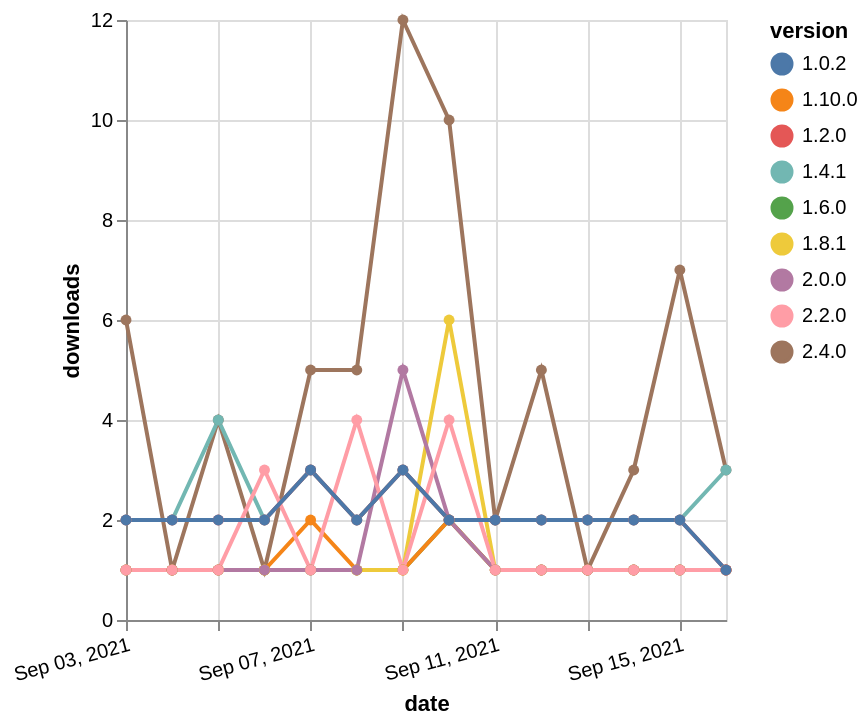

Write the Vega-Lite specification saved for this chart.
### Vega-Lite specification from a JSON file in a GitHub repository (floating-point values rounded to 4 significant figures)
{"$schema": "https://vega.github.io/schema/vega-lite/v5.json", "description": "A simple bar chart with embedded data.", "data": {"values": [{"date": "2021-09-03", "total": 515, "delta": 1, "version": "1.6.0"}, {"date": "2021-09-04", "total": 516, "delta": 1, "version": "1.6.0"}, {"date": "2021-09-05", "total": 517, "delta": 1, "version": "1.6.0"}, {"date": "2021-09-06", "total": 518, "delta": 1, "version": "1.6.0"}, {"date": "2021-09-07", "total": 519, "delta": 1, "version": "1.6.0"}, {"date": "2021-09-08", "total": 520, "delta": 1, "version": "1.6.0"}, {"date": "2021-09-09", "total": 521, "delta": 1, "version": "1.6.0"}, {"date": "2021-09-10", "total": 523, "delta": 2, "version": "1.6.0"}, {"date": "2021-09-11", "total": 524, "delta": 1, "version": "1.6.0"}, {"date": "2021-09-12", "total": 525, "delta": 1, "version": "1.6.0"}, {"date": "2021-09-13", "total": 526, "delta": 1, "version": "1.6.0"}, {"date": "2021-09-14", "total": 527, "delta": 1, "version": "1.6.0"}, {"date": "2021-09-15", "total": 528, "delta": 1, "version": "1.6.0"}, {"date": "2021-09-16", "total": 529, "delta": 1, "version": "1.6.0"}, {"date": "2021-09-03", "total": 274, "delta": 6, "version": "2.4.0"}, {"date": "2021-09-04", "total": 275, "delta": 1, "version": "2.4.0"}, {"date": "2021-09-05", "total": 279, "delta": 4, "version": "2.4.0"}, {"date": "2021-09-06", "total": 280, "delta": 1, "version": "2.4.0"}, {"date": "2021-09-07", "total": 285, "delta": 5, "version": "2.4.0"}, {"date": "2021-09-08", "total": 290, "delta": 5, "version": "2.4.0"}, {"date": "2021-09-09", "total": 302, "delta": 12, "version": "2.4.0"}, {"date": "2021-09-10", "total": 312, "delta": 10, "version": "2.4.0"}, {"date": "2021-09-11", "total": 314, "delta": 2, "version": "2.4.0"}, {"date": "2021-09-12", "total": 319, "delta": 5, "version": "2.4.0"}, {"date": "2021-09-13", "total": 320, "delta": 1, "version": "2.4.0"}, {"date": "2021-09-14", "total": 323, "delta": 3, "version": "2.4.0"}, {"date": "2021-09-15", "total": 330, "delta": 7, "version": "2.4.0"}, {"date": "2021-09-16", "total": 333, "delta": 3, "version": "2.4.0"}, {"date": "2021-09-03", "total": 343, "delta": 1, "version": "1.10.0"}, {"date": "2021-09-04", "total": 344, "delta": 1, "version": "1.10.0"}, {"date": "2021-09-05", "total": 345, "delta": 1, "version": "1.10.0"}, {"date": "2021-09-06", "total": 346, "delta": 1, "version": "1.10.0"}, {"date": "2021-09-07", "total": 348, "delta": 2, "version": "1.10.0"}, {"date": "2021-09-08", "total": 349, "delta": 1, "version": "1.10.0"}, {"date": "2021-09-09", "total": 350, "delta": 1, "version": "1.10.0"}, {"date": "2021-09-10", "total": 352, "delta": 2, "version": "1.10.0"}, {"date": "2021-09-11", "total": 353, "delta": 1, "version": "1.10.0"}, {"date": "2021-09-12", "total": 354, "delta": 1, "version": "1.10.0"}, {"date": "2021-09-13", "total": 355, "delta": 1, "version": "1.10.0"}, {"date": "2021-09-14", "total": 356, "delta": 1, "version": "1.10.0"}, {"date": "2021-09-15", "total": 357, "delta": 1, "version": "1.10.0"}, {"date": "2021-09-16", "total": 358, "delta": 1, "version": "1.10.0"}, {"date": "2021-09-03", "total": 313, "delta": 1, "version": "1.8.1"}, {"date": "2021-09-04", "total": 314, "delta": 1, "version": "1.8.1"}, {"date": "2021-09-05", "total": 315, "delta": 1, "version": "1.8.1"}, {"date": "2021-09-06", "total": 316, "delta": 1, "version": "1.8.1"}, {"date": "2021-09-07", "total": 317, "delta": 1, "version": "1.8.1"}, {"date": "2021-09-08", "total": 318, "delta": 1, "version": "1.8.1"}, {"date": "2021-09-09", "total": 319, "delta": 1, "version": "1.8.1"}, {"date": "2021-09-10", "total": 325, "delta": 6, "version": "1.8.1"}, {"date": "2021-09-11", "total": 326, "delta": 1, "version": "1.8.1"}, {"date": "2021-09-12", "total": 327, "delta": 1, "version": "1.8.1"}, {"date": "2021-09-13", "total": 328, "delta": 1, "version": "1.8.1"}, {"date": "2021-09-14", "total": 329, "delta": 1, "version": "1.8.1"}, {"date": "2021-09-15", "total": 330, "delta": 1, "version": "1.8.1"}, {"date": "2021-09-16", "total": 331, "delta": 1, "version": "1.8.1"}, {"date": "2021-09-03", "total": 2385, "delta": 2, "version": "1.4.1"}, {"date": "2021-09-04", "total": 2387, "delta": 2, "version": "1.4.1"}, {"date": "2021-09-05", "total": 2391, "delta": 4, "version": "1.4.1"}, {"date": "2021-09-06", "total": 2393, "delta": 2, "version": "1.4.1"}, {"date": "2021-09-07", "total": 2396, "delta": 3, "version": "1.4.1"}, {"date": "2021-09-08", "total": 2398, "delta": 2, "version": "1.4.1"}, {"date": "2021-09-09", "total": 2401, "delta": 3, "version": "1.4.1"}, {"date": "2021-09-10", "total": 2403, "delta": 2, "version": "1.4.1"}, {"date": "2021-09-11", "total": 2405, "delta": 2, "version": "1.4.1"}, {"date": "2021-09-12", "total": 2407, "delta": 2, "version": "1.4.1"}, {"date": "2021-09-13", "total": 2409, "delta": 2, "version": "1.4.1"}, {"date": "2021-09-14", "total": 2411, "delta": 2, "version": "1.4.1"}, {"date": "2021-09-15", "total": 2413, "delta": 2, "version": "1.4.1"}, {"date": "2021-09-16", "total": 2416, "delta": 3, "version": "1.4.1"}, {"date": "2021-09-03", "total": 766, "delta": 1, "version": "2.0.0"}, {"date": "2021-09-04", "total": 767, "delta": 1, "version": "2.0.0"}, {"date": "2021-09-05", "total": 768, "delta": 1, "version": "2.0.0"}, {"date": "2021-09-06", "total": 769, "delta": 1, "version": "2.0.0"}, {"date": "2021-09-07", "total": 770, "delta": 1, "version": "2.0.0"}, {"date": "2021-09-08", "total": 771, "delta": 1, "version": "2.0.0"}, {"date": "2021-09-09", "total": 776, "delta": 5, "version": "2.0.0"}, {"date": "2021-09-10", "total": 778, "delta": 2, "version": "2.0.0"}, {"date": "2021-09-11", "total": 779, "delta": 1, "version": "2.0.0"}, {"date": "2021-09-12", "total": 780, "delta": 1, "version": "2.0.0"}, {"date": "2021-09-13", "total": 781, "delta": 1, "version": "2.0.0"}, {"date": "2021-09-14", "total": 782, "delta": 1, "version": "2.0.0"}, {"date": "2021-09-15", "total": 783, "delta": 1, "version": "2.0.0"}, {"date": "2021-09-16", "total": 784, "delta": 1, "version": "2.0.0"}, {"date": "2021-09-03", "total": 974, "delta": 1, "version": "2.2.0"}, {"date": "2021-09-04", "total": 975, "delta": 1, "version": "2.2.0"}, {"date": "2021-09-05", "total": 976, "delta": 1, "version": "2.2.0"}, {"date": "2021-09-06", "total": 979, "delta": 3, "version": "2.2.0"}, {"date": "2021-09-07", "total": 980, "delta": 1, "version": "2.2.0"}, {"date": "2021-09-08", "total": 984, "delta": 4, "version": "2.2.0"}, {"date": "2021-09-09", "total": 985, "delta": 1, "version": "2.2.0"}, {"date": "2021-09-10", "total": 989, "delta": 4, "version": "2.2.0"}, {"date": "2021-09-11", "total": 990, "delta": 1, "version": "2.2.0"}, {"date": "2021-09-12", "total": 991, "delta": 1, "version": "2.2.0"}, {"date": "2021-09-13", "total": 992, "delta": 1, "version": "2.2.0"}, {"date": "2021-09-14", "total": 993, "delta": 1, "version": "2.2.0"}, {"date": "2021-09-15", "total": 994, "delta": 1, "version": "2.2.0"}, {"date": "2021-09-16", "total": 995, "delta": 1, "version": "2.2.0"}, {"date": "2021-09-03", "total": 2704, "delta": 2, "version": "1.2.0"}, {"date": "2021-09-04", "total": 2706, "delta": 2, "version": "1.2.0"}, {"date": "2021-09-05", "total": 2708, "delta": 2, "version": "1.2.0"}, {"date": "2021-09-06", "total": 2710, "delta": 2, "version": "1.2.0"}, {"date": "2021-09-07", "total": 2713, "delta": 3, "version": "1.2.0"}, {"date": "2021-09-08", "total": 2715, "delta": 2, "version": "1.2.0"}, {"date": "2021-09-09", "total": 2718, "delta": 3, "version": "1.2.0"}, {"date": "2021-09-10", "total": 2720, "delta": 2, "version": "1.2.0"}, {"date": "2021-09-11", "total": 2722, "delta": 2, "version": "1.2.0"}, {"date": "2021-09-12", "total": 2724, "delta": 2, "version": "1.2.0"}, {"date": "2021-09-13", "total": 2726, "delta": 2, "version": "1.2.0"}, {"date": "2021-09-14", "total": 2728, "delta": 2, "version": "1.2.0"}, {"date": "2021-09-15", "total": 2730, "delta": 2, "version": "1.2.0"}, {"date": "2021-09-16", "total": 2731, "delta": 1, "version": "1.2.0"}, {"date": "2021-09-03", "total": 2572, "delta": 2, "version": "1.0.2"}, {"date": "2021-09-04", "total": 2574, "delta": 2, "version": "1.0.2"}, {"date": "2021-09-05", "total": 2576, "delta": 2, "version": "1.0.2"}, {"date": "2021-09-06", "total": 2578, "delta": 2, "version": "1.0.2"}, {"date": "2021-09-07", "total": 2581, "delta": 3, "version": "1.0.2"}, {"date": "2021-09-08", "total": 2583, "delta": 2, "version": "1.0.2"}, {"date": "2021-09-09", "total": 2586, "delta": 3, "version": "1.0.2"}, {"date": "2021-09-10", "total": 2588, "delta": 2, "version": "1.0.2"}, {"date": "2021-09-11", "total": 2590, "delta": 2, "version": "1.0.2"}, {"date": "2021-09-12", "total": 2592, "delta": 2, "version": "1.0.2"}, {"date": "2021-09-13", "total": 2594, "delta": 2, "version": "1.0.2"}, {"date": "2021-09-14", "total": 2596, "delta": 2, "version": "1.0.2"}, {"date": "2021-09-15", "total": 2598, "delta": 2, "version": "1.0.2"}, {"date": "2021-09-16", "total": 2599, "delta": 1, "version": "1.0.2"}]}, "width": "container", "mark": {"type": "line", "point": {"filled": true}}, "encoding": {"x": {"field": "date", "type": "temporal", "timeUnit": "yearmonthdate", "title": "date", "axis": {"labelAngle": -15}}, "y": {"field": "delta", "type": "quantitative", "title": "downloads"}, "color": {"field": "version", "type": "nominal"}, "tooltip": {"field": "delta"}}}
